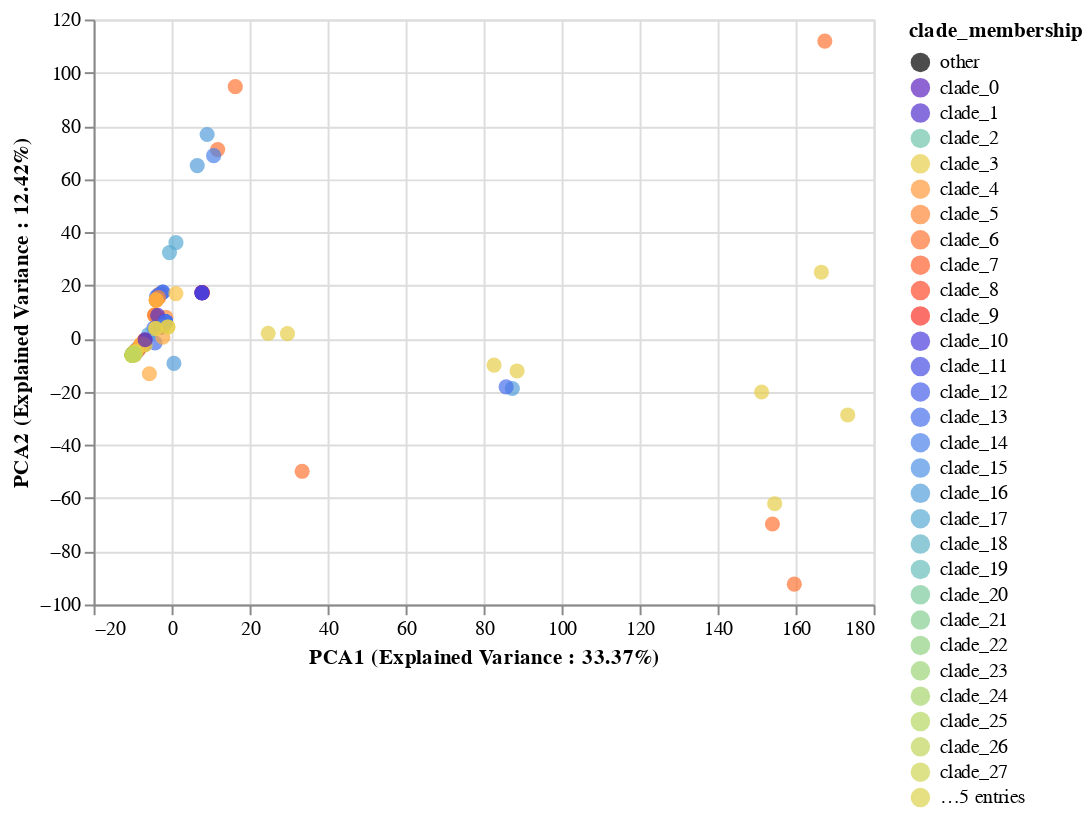

Source (notebook cell):
### Code cell
PCAFluBrush = scatterplot_with_tooltip_interactive(merged_pca_df,'pca1','pca2','PCA1 (Explained Variance : {}%'.format(round(explained_variance_PCA[0]*100,2)) + ")",
                                          'PCA2 (Explained Variance : {}%'.format(round(explained_variance_PCA[1]*100,2)) + ")",['strain', 'host'],'clade_membership:N', domain, range_)
PCAFluBrush

### Figure 1 — Vega-Lite specification as saved in the notebook (floating-point values rounded to 4 significant figures; data arrays with more than 128 entries replaced by an {"elided": "..."} marker saying what was removed)
{"config": {"view": {"continuousWidth": 400, "continuousHeight": 300}}, "data": {"name": "data-f9d75c56e68a23358a7bc093ec8ba083"}, "mark": {"type": "circle", "size": 60}, "encoding": {"color": {"type": "nominal", "field": "clade_membership", "scale": {"domain": ["other", "clade_0", "clade_1", "clade_2", "clade_3", "clade_4", "clade_5", "clade_6", "clade_7", "clade_8", "clade_9", "clade_10", "clade_11", "clade_12", "clade_13", "clade_14", "clade_15", "clade_16", "clade_17", "clade_18", "clade_19", "clade_20", "clade_21", "clade_22", "clade_23", "clade_24", "clade_25", "clade_26", "clade_27", "clade_28", "clade_29", "clade_30", "clade_31", "clade_32"], "range": ["#000000", "#5c22be", "#5330cd", "#71c4ac", "#e7cf4b", "#ff9a3c", "#ff8939", "#ff7535", "#ff6131", "#fd4b2c", "#f93529", "#4b3ddb", "#474ee3", "#4760e9", "#4971eb", "#4b82e9", "#4f92e5", "#549fdc", "#5aabd3", "#61b4c6", "#68bdba", "#7bca9d", "#86ce91", "#91d283", "#9dd478", "#aad66d", "#b6d764", "#c3d65c", "#cfd555", "#dcd34f", "#e7cf4b", "#f9c244", "#ffb642", "#ffaa3f"]}}, "tooltip": [{"type": "nominal", "field": "strain"}, {"type": "nominal", "field": "host"}], "x": {"type": "quantitative", "field": "pca1", "title": "PCA1 (Explained Variance : 33.37%)"}, "y": {"type": "quantitative", "field": "pca2", "title": "PCA2 (Explained Variance : 12.42%)"}}, "selection": {"selector023": {"type": "interval", "bind": "scales", "encodings": ["x", "y"]}}, "$schema": "https://vega.github.io/schema/vega-lite/v4.8.1.json", "datasets": {"data-f9d75c56e68a23358a7bc093ec8ba083": {"elided": "262 records"}}}
